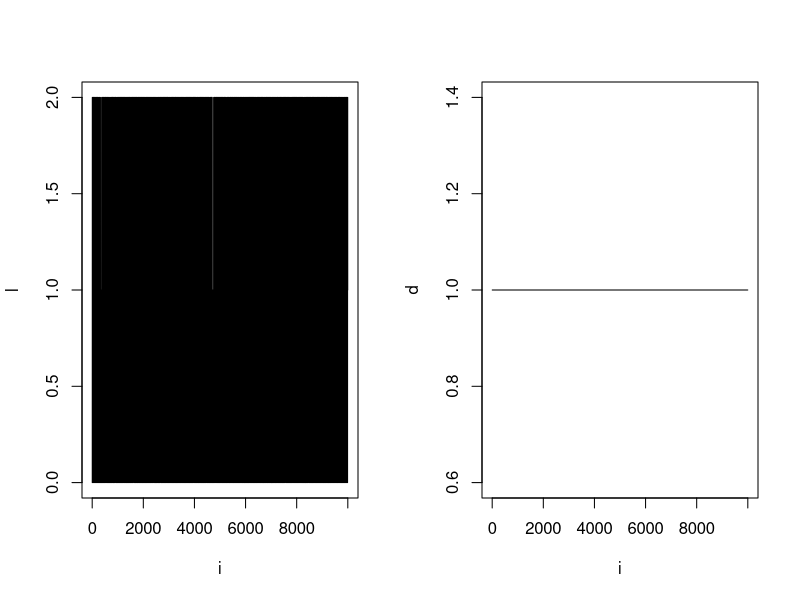
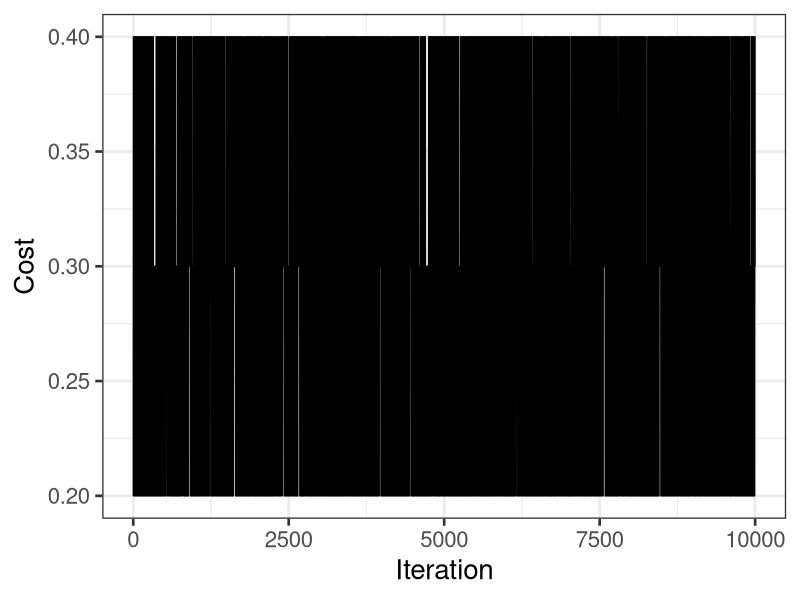
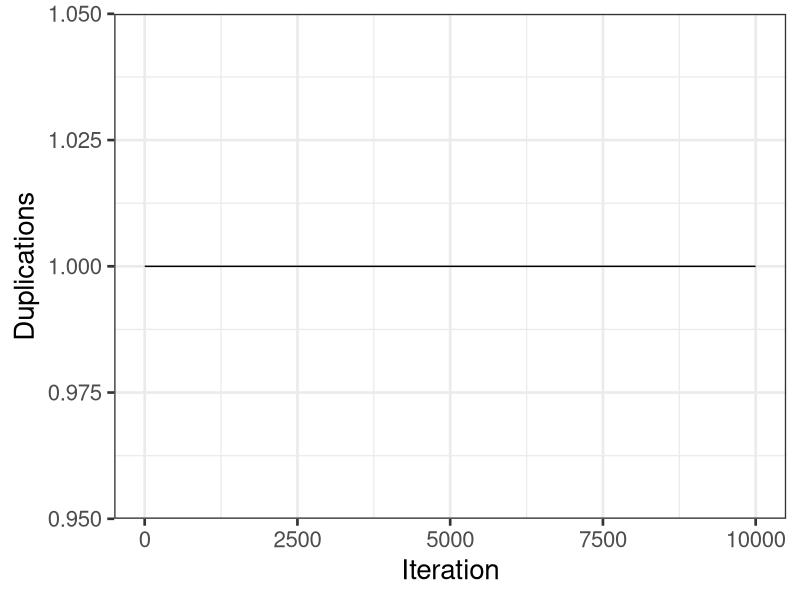

Write the R code that produced these figures, in order.
trace <- read.csv("segdup-trace.csv")
par(mfrow=c(1,2))
plot(l ~ i, data = trace, type="l")
plot(d ~ i, data = trace, type="l")
#plot(t ~ i, data = trace, type="l")

library(ggplot2)
theme_set(theme_bw(base_size=20))

pdf("experiments/guigo-trace.pdf")
ggplot(data=trace) + geom_line(aes(i,s)) +
	xlab("Iteration") + ylab("Cost")
dev.off()

pdf("experiments/guigo-dups.pdf")
ggplot(data=trace) + geom_line(aes(i,d)) +
	xlab("Iteration") + ylab("Duplications")
dev.off()
